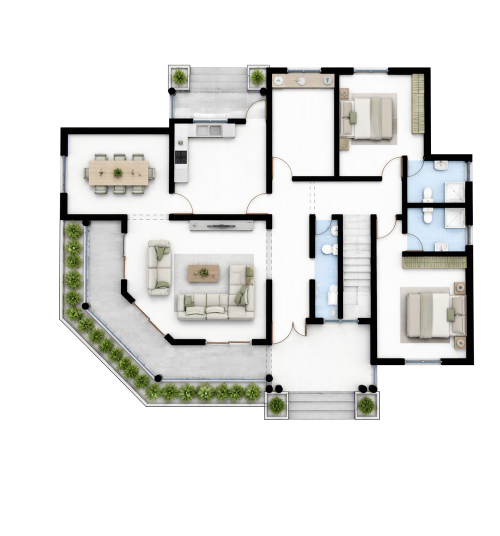
#> input picture visite_plan/jobs/D5-020/plan.png, 1000 x 1072 px, found by its file name (shown at 1/2 size)
$ python make_paths.py
#> lines starting #> are read from the running program, lines starting #| are printed output that depends on the picture
"""Pièces (polygones) et trajets du point pour V3-003 : coordonnées en pixels de l'image générée (1024), puis décalées (OFF) vers plan.png."""
import json
from PIL import Image, ImageDraw
OFF = (10, 60)
def o(p): return (p[0]+OFF[0], p[1]+OFF[1])
def rect(x0,y0,x1,y1): return [(x0,y0),(x1,y0),(x1,y1),(x0,y1)]
POLYS = {
 "Terrasse 1": rect(392,805,905,915),
 "Séjour": rect(392,440,888,797),
 "Cuisine": rect(668,126,888,420),
 "Terrasse 2": rect(670,36,900,121),
 "Couloir": rect(290,332,656,428),
 "Chambre 3": rect(386,46,650,313),
 "Chambre 2": rect(106,46,368,313),
 "SDB 2": rect(106,331,285,432),
 "Chambre P.": [(106,577),(290,577),(290,440),(368,440),(368,905),(106,905)],
 "SDB 1": rect(106,452,272,562),
}
START = (520, 872)
PATHS = {   # waypoints : toujours par les portes / ouvertures
 "Terrasse 1": [START, (540, 880)],
 "Séjour": [(540,880),(470,860),(437,825),(437,790),(460,750),(560,690),(640,640)],
 "Cuisine": [(640,640),(760,560),(850,470),(855,432),(850,395),(800,330)],
 "Terrasse 2": [(800,330),(740,260),(705,185),(702,128),(730,85),(775,72)],
 "Couloir": [(775,72),(715,105),(702,200),(702,330),(690,392),(655,395),(520,382)],
 "Chambre 3": [(520,382),(430,350),(420,322),(430,260),(450,200)],
 "Chambre 2": [(450,200),(425,290),(400,335),(335,345),(333,320),(320,250),(215,250)],
 "SDB 2": [(215,250),(320,280),(333,325),(330,350),(290,362),(225,372)],
 "Chambre P.": [(225,372),(290,362),(332,372),(335,432),(332,500),(330,580),(300,650),(230,740)],
 "SDB 1": [(230,740),(300,650),(330,580),(331,540),(285,533),(215,500)],
}
def chaikin(pts, n=2):
    for _ in range(n):
        out=[pts[0]]
        for a,b in zip(pts,pts[1:]):
            out += [(0.75*a[0]+0.25*b[0],0.75*a[1]+0.25*b[1]),(0.25*a[0]+0.75*b[0],0.25*a[1]+0.75*b[1])]
        out.append(pts[-1]); pts=out
    return pts
rooms=[]
for name, wp in PATHS.items():
    sm = chaikin(wp) if len(wp)>2 else wp
    rooms.append({"name":name,"path":[list(o(p)) for p in sm],"poly":[list(o(p)) for p in POLYS[name]]})
json.dump({"start":list(o(START)),"rooms":rooms},open("paths.json","w"),indent=1,ensure_ascii=False)
img=Image.open("plan.png").convert("RGB"); d=ImageDraw.Draw(img,"RGBA")
#> further down, img is the input picture: PIL image 1000x1072 RGB; mean R, G, B 225.5, 225.6, 223.9
cols=[(240,138,46),(200,0,0),(0,120,255),(0,160,0),(160,0,200),(0,160,160),(200,120,0),(255,0,120),(90,90,90),(0,0,0)]
for i,r in enumerate(rooms):
    c=cols[i%len(cols)]
    d.polygon([tuple(p) for p in r["poly"]],fill=c+(45,),outline=c+(255,))
    d.line([tuple(p) for p in r["path"]],fill=c+(255,),width=4)
img.save("paths_check.png")
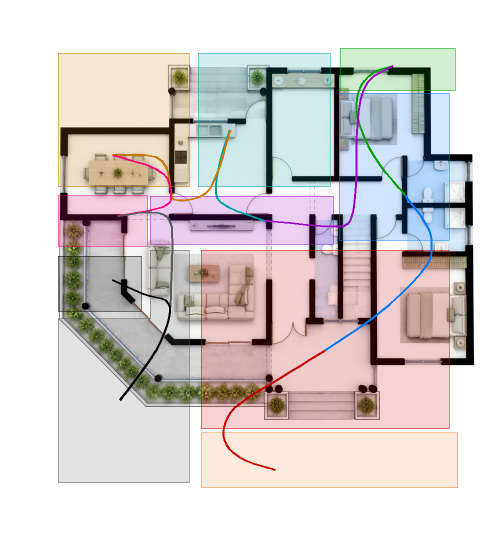
#> saved as paths_check.png: PIL image 1000x1072 RGB (shown at 1/2 size); mean R, G, B 215.1, 208.8, 207.9
